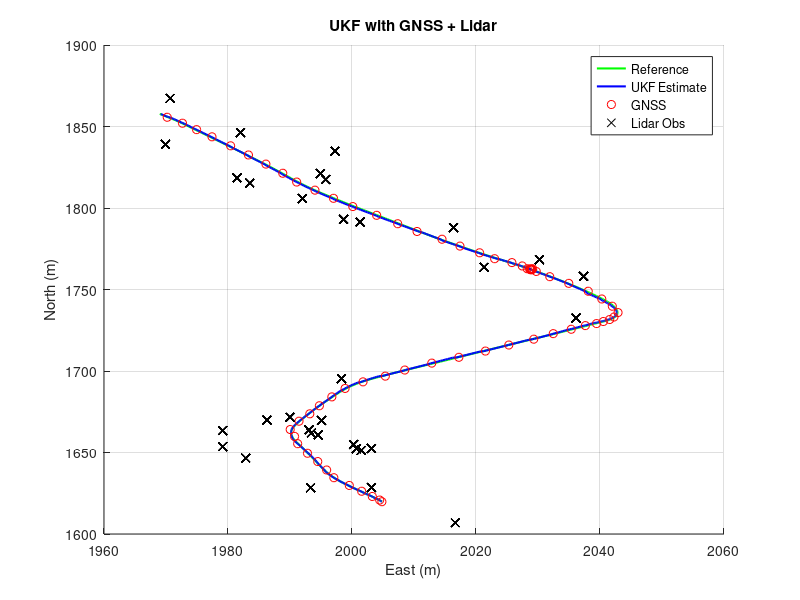

MATLAB code to generate this figure:


function ukf3()
% ukf3 - UKF with GNSS and Lidar, fully in one function file.
%
% Usage:
 
 
    clc; close all;
    
    pkg load statistics;
    %----------------------------------------------------------------------
    %
    %----------------------------------------------------------------------
    load('data.mat');
    
    %----------------------------------------------------------------------
    % State: x = [px, py, heading, v, omega]
    x = [gnss(1).x; ...
         gnss(1).y; ...
         gnss(1).heading; ...
         v(1); ...
         omega(1)];
 
    % Initial covariance
    P = diag([0.5, 0.5, 0.1, 0.1, 0.1]);
    n = length(x);  % dimension
 
    % Noise
    Q       = diag([0.01, 0.01, 0.001, 0.01, 0.001]);  % Process noise
    R_gnss  = diag([0.2, 0.2, 0.01]);                 % GNSS [x, y, heading]
    R_lidar = diag([0.3, 0.3]);                       % Lidar [range, bearing]
 
    dt = mean(diff(t)); % time step
 
    % Unscented parameters
    alpha  = 1e-3;
    beta   = 2;
    kappa  = 0;
    lambda = alpha^2*(n + kappa) - n;
    w0     = lambda/(n + lambda);  % center weight
 
    % Arrays for storing results
    ukf_estimates = zeros(length(t), n);
    ukf_estimates(1,:) = x';
 
   
    lidar_observations = [];
 
    %----------------------------------------------------------------------
    
    %----------------------------------------------------------------------
    for k_idx = 2:length(t)
        %------------------------------------------------------
        % 3.1 PREDICTION
        %------------------------------------------------------
        P = fixCovariance(P);  % ensure positivity
 
        % Generate sigma points
        [sigma_points, wPts, nPts] = SigmaPoints_cholesky(x, P, w0);
 
        % Propagate each sigma point
        x_i_pred = zeros(size(sigma_points));
        for i = 1:nPts
            Xi = sigma_points(:, i);
 
            px_next      = Xi(1) + Xi(4)*dt*cos(Xi(3));
            py_next      = Xi(2) + Xi(4)*dt*sin(Xi(3));
            heading_next = Xi(3) + Xi(5)*dt;
            v_next       = v(k_idx);      % overwrite with measurement
            omega_next   = omega(k_idx);  % overwrite
 
            x_i_pred(:, i) = [px_next; py_next; heading_next; v_next; omega_next];
        end
 
        % Predicted mean
        x_pred = zeros(n,1);
        for i = 1:nPts
            x_pred = x_pred + wPts(i)*x_i_pred(:, i);
        end
 
        % Predicted covariance
        P_pred = Q;
        for i = 1:nPts
            diff_i = x_i_pred(:, i) - x_pred;
            P_pred = P_pred + wPts(i)*(diff_i*diff_i');
        end
 
        P_pred = fixCovariance(P_pred);
 
        % Update state/cov for next steps
        x = x_pred;
        P = P_pred;
 
        %------------------------------------------------------
        % 3.2 GNSS UPDATE
        %------------------------------------------------------
        if ~isnan(gnss(k_idx).x)
            % z_gnss = [x; y; heading]
            z_gnss = [gnss(k_idx).x; gnss(k_idx).y; gnss(k_idx).heading];
 
            % Sigma points in measurement space
            z_sigma_gnss = x_i_pred(1:3, :);
 
            % Predicted measurement mean
            z_pred_gnss = zeros(3,1);
            for i = 1:nPts
                z_pred_gnss = z_pred_gnss + wPts(i)*z_sigma_gnss(:, i);
            end
 
            % Covariance + cross-cov
            S_gnss = R_gnss;
            T_gnss = zeros(n,3);
 
            for i = 1:nPts
                z_diff = z_sigma_gnss(:, i) - z_pred_gnss;
                x_diff = x_i_pred(:, i)      - x_pred;
                S_gnss = S_gnss + wPts(i)*(z_diff*z_diff');
                T_gnss = T_gnss + wPts(i)*(x_diff*z_diff');
            end
 
            % Kalman gain
            K_gnss = T_gnss / S_gnss;
 
            % Update
            x_pred = x_pred + K_gnss*(z_gnss - z_pred_gnss);
            P_pred = P_pred - K_gnss*S_gnss*K_gnss';
 
            P_pred = fixCovariance(P_pred);
 
            % Overwrite
            x = x_pred;
            P = P_pred;
        end
 
        %------------------------------------------------------
        % 3.3 Lidar UPDATE
        %------------------------------------------------------
        if ~isempty(obs(k_idx).x_map)
            n_landmarks = length(obs(k_idx).x_map);
            dim_z = 2*n_landmarks;
 
            % Build measurement sigma points
            z_sigma_lidar = zeros(dim_z, nPts);
            for i_sp = 1:nPts
                Xi = x_i_pred(:, i_sp);
                z_loc = zeros(dim_z,1);
 
                for L = 1:n_landmarks
                    dx = obs(k_idx).x_map(L) - Xi(1);
                    dy = obs(k_idx).y_map(L) - Xi(2);
                    r       = sqrt(dx^2 + dy^2);
                    bearing = atan2(dy, dx) - Xi(3);
 
                    row = 2*(L-1)+1;
                    z_loc(row)   = r;
                    z_loc(row+1) = bearing;
                end
                z_sigma_lidar(:, i_sp) = z_loc;
            end
 
            % Predicted measurement mean
            z_pred_lidar = zeros(dim_z,1);
            for i_sp = 1:nPts
                z_pred_lidar = z_pred_lidar + wPts(i_sp)*z_sigma_lidar(:, i_sp);
            end
 
            % Actual Lidar measurement from x_pred
            z_lidar = zeros(dim_z,1);
            for L = 1:n_landmarks
                dx = obs(k_idx).x_map(L) - x_pred(1);
                dy = obs(k_idx).y_map(L) - x_pred(2);
                r_meas = sqrt(dx^2 + dy^2);
                bearing_meas = atan2(dy, dx) - x_pred(3);
 
                row = 2*(L-1)+1;
                z_lidar(row)   = r_meas;
                z_lidar(row+1) = bearing_meas;
            end
 
            % Covariance + cross-cov
            R_lidar_full = kron(eye(n_landmarks), R_lidar);
            S_lidar = R_lidar_full;
            T_lidar = zeros(n, dim_z);
 
            for i_sp = 1:nPts
                z_diff = z_sigma_lidar(:, i_sp) - z_pred_lidar;
                x_diff = x_i_pred(:, i_sp) - x_pred;
                S_lidar = S_lidar + wPts(i_sp)*(z_diff*z_diff');
                T_lidar = T_lidar + wPts(i_sp)*(x_diff*z_diff');
            end
 
            % Gain
            K_lidar = T_lidar / S_lidar;
 
            % Update
            x_pred = x_pred + K_lidar*(z_lidar - z_pred_lidar);
            P_pred = P_pred - K_lidar*S_lidar*K_lidar';
 
            P_pred = fixCovariance(P_pred);
 
            x = x_pred;
            P = P_pred;
 
            %  store Lidar points for plotting
            for L = 1:n_landmarks
                row = 2*(L-1)+1;
                rr = z_lidar(row);
                br = z_lidar(row+1);
 
                obs_x = x_pred(1) + rr*cos(x_pred(3) + br);
                obs_y = x_pred(2) + rr*sin(x_pred(3) + br);
                lidar_observations = [lidar_observations; obs_x, obs_y];
            end
        end
 
        %------------------------------------------------------
        % 3.4 Store current estimate
        %------------------------------------------------------
        ukf_estimates(k_idx,:) = x';
    end
 
   %--------------------------------------------------
    figure; hold on; grid on;
 
    h = plot([ref.x],[ref.y], 'g-', 'LineWidth',1.5, 'DisplayName','Reference');
    plot(ukf_estimates(:,1), ukf_estimates(:,2), 'b-', 'LineWidth',1.5, ...
         'DisplayName','UKF Estimate');
    plot([gnss.x],[gnss.y], 'ro', 'DisplayName','GNSS');
 
    if ~isempty(lidar_observations)
        plot(lidar_observations(:,1), lidar_observations(:,2), 'kx', ...
             'DisplayName','Lidar Obs');
    end
 
    legend('Location','best');
    xlabel('East (m)');
    ylabel('North (m)');
    title('UKF with GNSS + Lidar');
    waitfor(h)

    %--------------------------------------------------


    Px1 = P(1,1);
    Px2 = P(2,2);
    Px3 = P(3,3);

    %Metrics
    ex=ukf_estimates(:, 1)'-[ref.x];
    ex = ex';
    ex_m=mean(ex);
    ex_abs_max=max(abs(ex));
    ex_MSE=mean((ex-ex_m).^2);
    %Find the percentile for the chi-square distribution for any DoF
    DoF=1; %degree of freedom 
    Pr=0.99; %Chosen percentile
    Th=chi2inv(Pr,DoF); %Threshold
    Consistency_x=mean(ex./Px1'.*ex< Th);
    disp(['Mean Error in x= ', num2str(ex_m)]);
    disp(['Max Error in x= ', num2str(ex_abs_max)]);
    disp(['Mean Square Error in x= ', num2str(mean(ex_MSE))]);
    disp(['Consistency in x= ', num2str(Consistency_x)]);
    disp('');

    ex=ukf_estimates(:, 2)'-[ref.y];
    ex = ex';
    ex_m=mean(ex);
    ex_abs_max=max(abs(ex));
    ex_MSE=mean((ex-ex_m).^2);
    %Find the percentile for the chi-square distribution for any DoF
    DoF=1; %degree of freedom 
    Pr=0.99; %Chosen percentile
    Th=chi2inv(Pr,DoF); %Threshold
    Consistency_y=mean((ex./Px2'.*ex)< Th);
    disp(['Mean Error in y= ', num2str(ex_m)]);
    disp(['Max Error in y= ', num2str(ex_abs_max)]);
    disp(['Mean Square Error in y= ', num2str(mean(ex_MSE))]);
    disp(['Consistency in y= ', num2str(Consistency_y)]);
    disp('');

    ex=ukf_estimates(:, 3)'-[ref.heading];
    ex = ex';
    ex_m=mean(ex);
    ex_abs_max=max(abs(ex));
    ex_MSE=mean((ex-ex_m).^2);
    %Find the percentile for the chi-square distribution for any DoF
    DoF=1; %degree of freedom 
    Pr=0.99; %Chosen percentile
    Th=chi2inv(Pr,DoF); %Threshold
    Consistency_h=mean((ex./Px3'.*ex)< Th);
    disp(['Mean Error in h= ', num2str(ex_m)]);
    disp(['Max Error in h= ', num2str(ex_abs_max)]);
    disp(['Mean Square Error in h= ', num2str(mean(ex_MSE))]);
    disp(['Consistency in h= ', num2str(Consistency_h)]);
    disp('');
    
end
 
%%%%%%%%%%%%%%%%%%%%%%%%%%%%%%%%%%%%%%%%%%%%%%%%%%%%%%%%%%%%%%%%%%%%%%%%%%%
%           SUB-FUNCTION: fixCovariance
%%%%%%%%%%%%%%%%%%%%%%%%%%%%%%%%%%%%%%%%%%%%%%%%%%%%%%%%%%%%%%%%%%%%%%%%%%%
function P = fixCovariance(P)
    % Force symmetry
    P = 0.5*(P + P');
    % Eigen check
    [V, D] = eig(P);
    d = diag(D);
    min_eig = min(d);
    if min_eig < 0
        P = P + eye(size(P))*1.1*abs(min_eig);
    end
    % Small regularization
    eps_reg = 1e-12;
    P = P + eps_reg*eye(size(P));
    % Re-symmetrize
    P = 0.5*(P + P');
end
 
%%%%%%%%%%%%%%%%%%%%%%%%%%%%%%%%%%%%%%%%%%%%%%%%%%%%%%%%%%%%%%%%%%%%%%%%%%%
%           SUB-FUNCTION: SigmaPoints_cholesky
%%%%%%%%%%%%%%%%%%%%%%%%%%%%%%%%%%%%%%%%%%%%%%%%%%%%%%%%%%%%%%%%%%%%%%%%%%%
function [xPts, wPts, nPts] = SigmaPoints_cholesky(x, P, w0)
    % Sigma point generation with Cholesky
    P = fixCovariance(P);  % again just to be safe
 
    n = length(x);
    nPts = 2*n + 1;
    xPts = zeros(n, nPts);
 
    M = chol(P, 'lower');
    scale = sqrt(n/(1 - w0));
 
    for i = 1:n
        xPts(:, i)   = x + scale*M(:,i);
        xPts(:, i+n) = x - scale*M(:,i);
    end
    xPts(:, nPts) = x;
 
    wPts = ones(1, nPts)*(1 - w0)/(2*n);
    wPts(nPts) = w0;
end